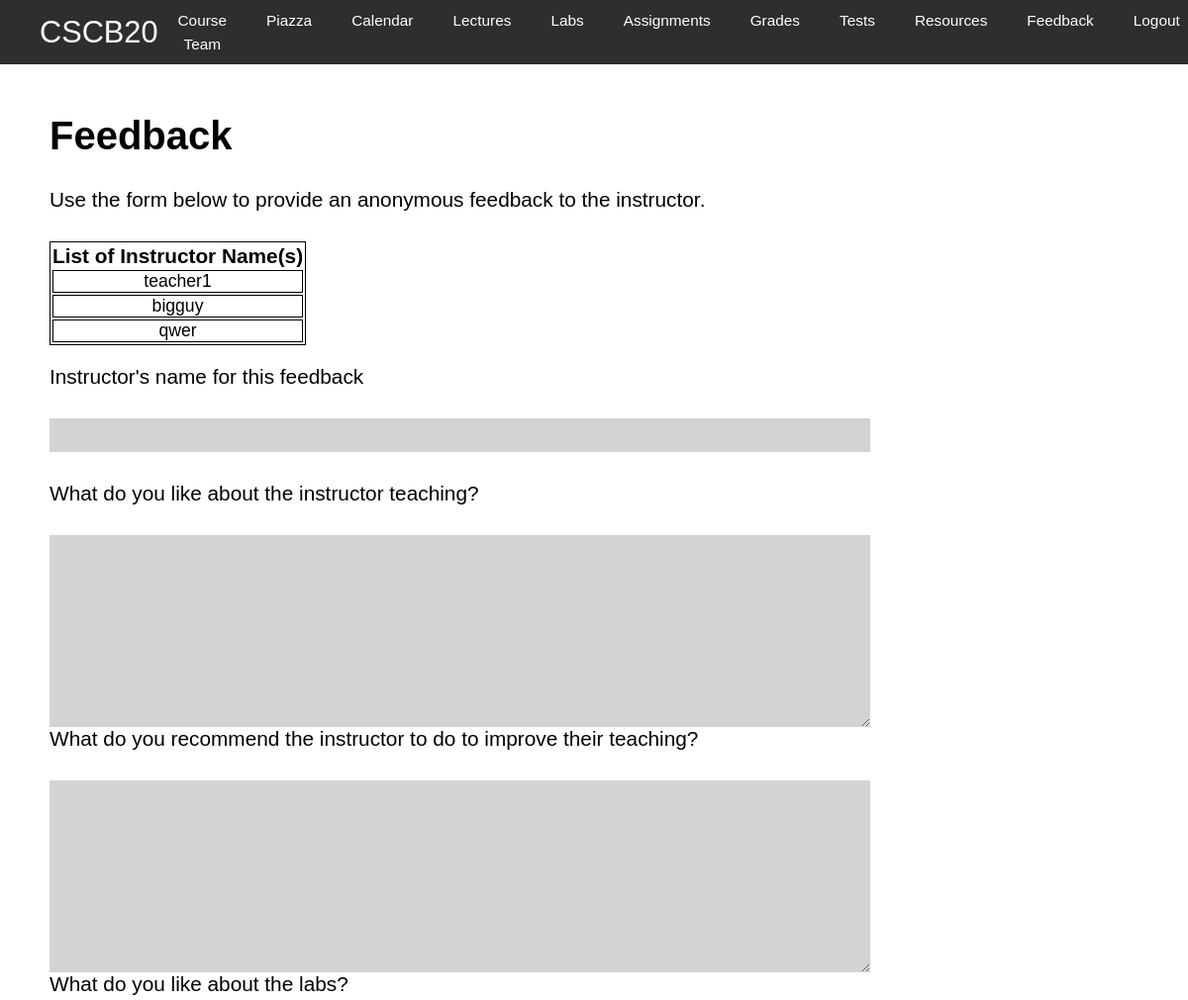
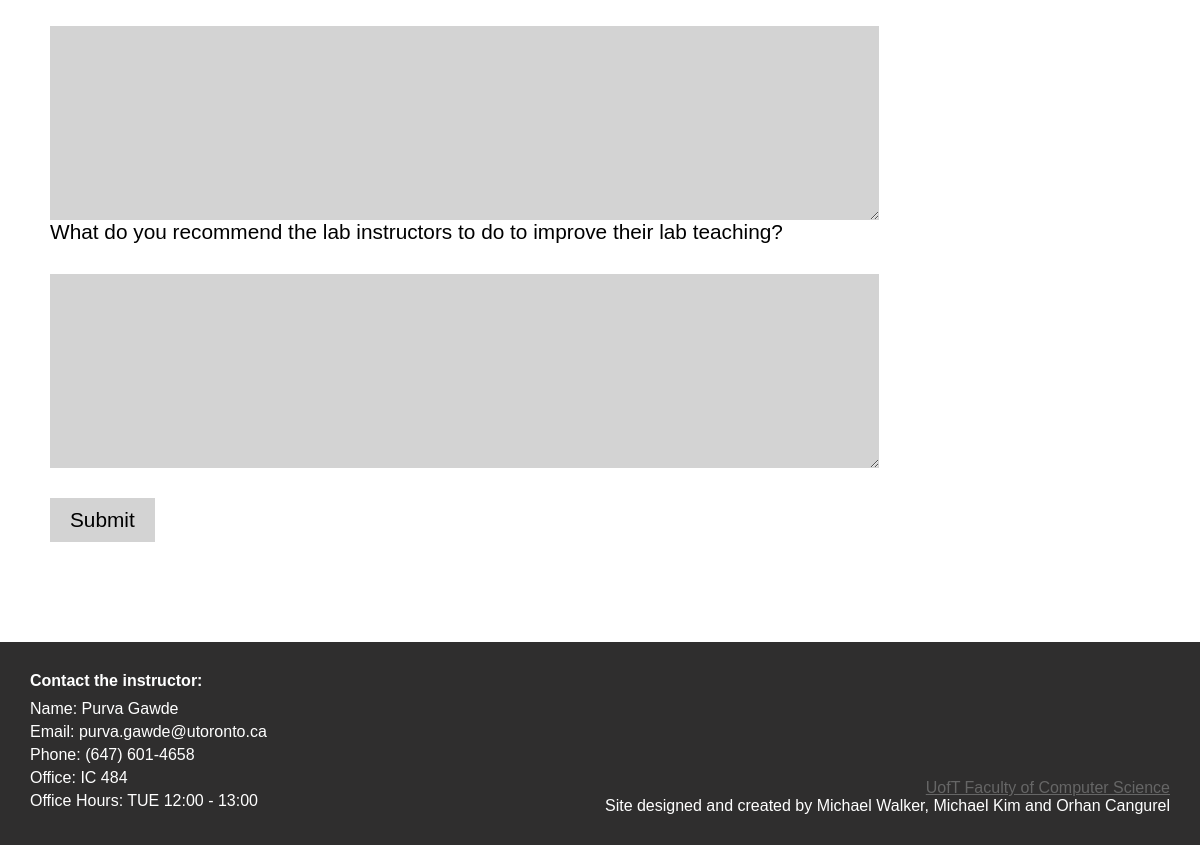
Screenshot of /feedback (signed in) with the database file from the repository (2 pictures, top to bottom).
### app.py (models this page shows)
class Instructor(db.Model):
    id=db.Column(db.Integer, primary_key = True)
    username=db.Column(db.String(20), unique = True, nullable = False)
    email=db.Column(db.String(30), unique = True, nullable = False)
    password=db.Column(db.String(30), nullable = False)

### app.py (the view, shortened to what this page needs)
@app.route('/feedback', methods=['GET', 'POST'])
def feedback():
    if session['type']== 'Student':
        if request.method == 'GET':
            query_intructor_result = query_intructor()
            return render_template('feedback.html', query_intructor_result=query_intructor_result )
    else:
        query_feedback_result=query_feedback()
        return render_template('Instructor_feedback.html', query_feedback_result=query_feedback_result)

### app.py (called while the page is built)
def query_intructor():
    query_intructor=Instructor.query.all()
    return query_intructor

### templates/feedback.html (shortened to what this page needs)
<!DOCTYPE html>
<html lang="en" dir="ltr">
<head>
    <link rel="stylesheet" href="{{ url_for('static', filename='css/feedback.css') }}" />
</head>
<body>
    {% extends "template.html" %}
    {% block content %}
    <section id="content">
        <h1>Feedback</h1>
        <p>
            Use the form below to provide an anonymous feedback to the instructor.
        </p>
        <form action="http://127.0.0.1:5000/feedback" method = "POST">
            <table class="Instructor table">
                <tr>
                    <th>List of Instructor Name(s)</th>
                </tr>
                {% for Instructor in query_intructor_result %}
                <tr>
                    <td>{{ Instructor.username }}</td>
                </tr>
                {% endfor %}
            </table>
            <label for="InstructorName">Instructor's name for this feedback</label>
            <input name="InstructorName_ID" id="InstructorName_ID "type="text" required />
            <label for="Ans1">What do you like about the instructor teaching?</label>
            <textarea name="Ans1_ID" id="Ans1_ID "type="text" required cols="30" rows="10"></textarea>
            <label for="Ans2">What do you recommend the instructor to do to improve their teaching?</label>
            <textarea name="Ans2_ID" id="Ans2_ID "type="text" required cols="30" rows="10"></textarea>
            <label for="Ans3">What do you like about the labs?</label>
            <textarea name="Ans3_ID" id="Ans3_ID "type="text" required cols="30" rows="10"></textarea>
            <label for="Ans4">What do you recommend the lab instructors to do to improve their lab teaching?</label>
            <textarea name="Ans4_ID" id="Ans4_ID "type="text" required cols="30" rows="10"></textarea>
            <button type="submit">Submit</button>
        </form>
    </section>
    {% endblock %}

### static/css/feedback.css (style rules this page uses)
#content p { font-size: 1.3em; margin-top: 30px; }
form { margin-top: 30px; }
#content label { font-size: 1.3em; }
#content input[type="text"] { display: block; width: 75%; margin-top: 30px; margin-bottom: 30px; padding: 2px; height: 30px; border: none; font-size: 1.3em; background-color: lightgray; }
#content table { margin-bottom: 20px; text-align: center; border: 1px solid; }
#content th { font-size: 1.3em; text-align: center; }
#content td { font-size: 1.1em; border: 1px solid; }
#content textarea { display: block; width: 75%; margin-top: 30px; padding: 2px; border: none; font-size: 1.3em; background-color: lightgray; }
#content button[type="submit"] { background-color: lightgray; border: none; font-size: 1.3em; margin-top: 30px; padding: 10px 20px; }

### static/css/template.css (style rules this page uses)
* { margin: 0; padding: 0; }
body { font-family: "Source Sans Pro", sans-serif; background-color: #2f2e2e; }
#content { padding: 50px 50px 100px; background-color: white; }
#content h1 { font-size: 2.5em; }

### rows the page displays
Instructor: username "teacher1"
Instructor: username "bigguy"
Instructor: username "qwer"
